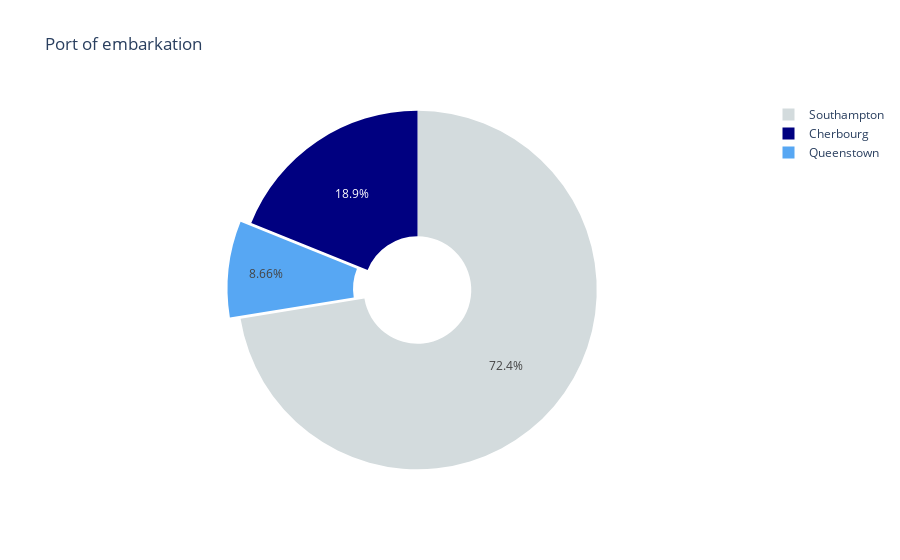

Here is the notebook cell this chart was saved with:
### Code cell
import plotly.graph_objects as go

night_colors = ['#D3DBDD',  'navy',  '#57A7F3']
labels = [x for x in data.Embarked.value_counts().index]
values = data.Embarked.value_counts()

# Use `hole` to create a donut-like pie chart
fig=go.Figure(data=[go.Pie(labels=["Southampton","Cherbourg","Queenstown"],values=values,hole=.3,pull=[0,0,0.06,0])])

fig.update_layout(
    title_text="Port of embarkation")
fig.update_traces(marker=dict(colors=night_colors))
fig.show()

### Figure 1 — Plotly figure (JSON) as saved in the notebook; plotly's stock layout.template omitted (floating-point values rounded to 4 significant figures)
{"data": [{"hole": 0.3, "labels": ["Southampton", "Cherbourg", "Queenstown"], "marker": {"colors": ["#D3DBDD", "navy", "#57A7F3"]}, "pull": [0, 0, 0.06, 0], "type": "pie", "values": [644, 168, 77]}], "layout": {"title": {"text": "Port of embarkation"}}}
